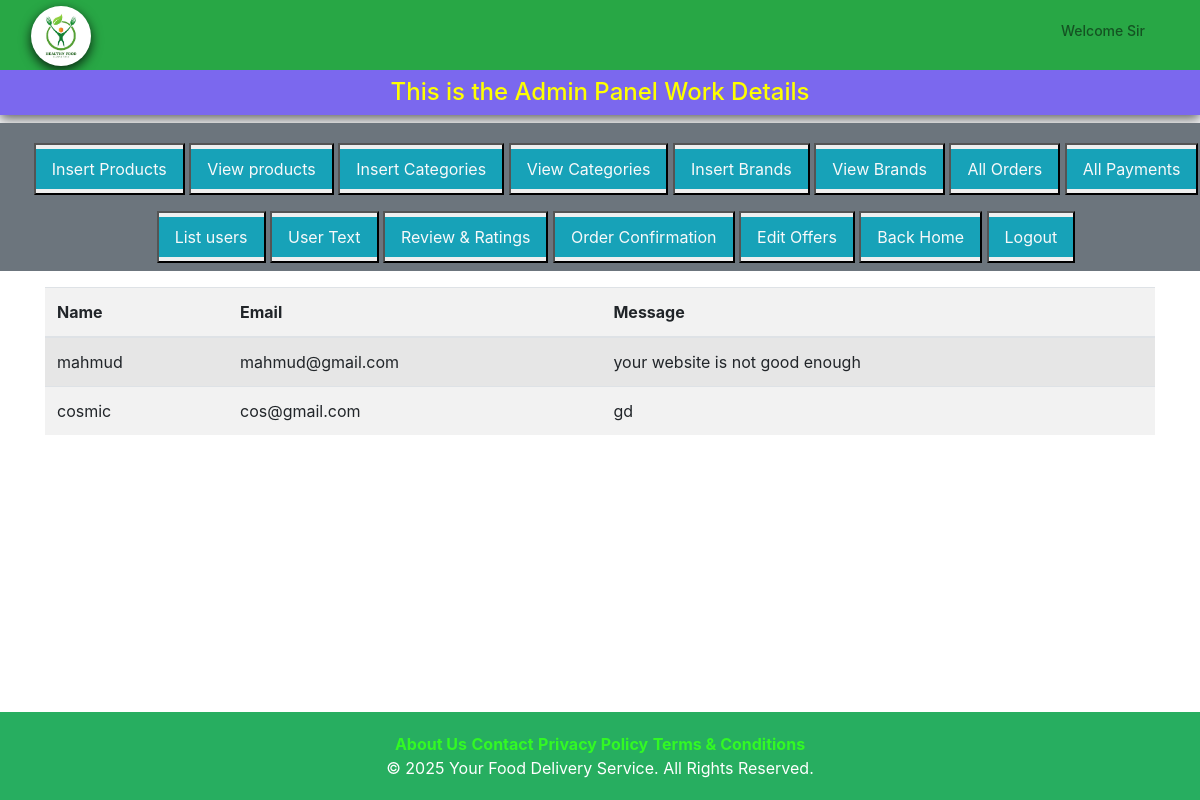
Screenshot of /admin/index.php?user_text with the database file from the repository.
### tables this page shows
CREATE TABLE `messages` (
  `id` int(11) NOT NULL,
  `user_id` int(11) NOT NULL,
  `name` varchar(255) NOT NULL,
  `email` varchar(255) NOT NULL,
  `message` text NOT NULL,
  `created_at` timestamp NOT NULL DEFAULT current_timestamp()
);

### admin/user_text.php (the view, shortened to what this page needs)
<?php
include('../includes/connect.php');
$sql = "SELECT name, email, message FROM messages";
$result = $con->query($sql);
if ($result->num_rows > 0) {
    echo '<table class="table table-striped" style="background-color: #f2f2f2; border-spacing: 10px;">';
    echo '<thead>';
    echo '<tr>';
    echo '<th>Name</th>';
    echo '<th>Email</th>';
    echo '<th>Message</th>';
    echo '</tr>';
    echo '</thead>';
    echo '<tbody>';
    while($row = $result->fetch_assoc()) {
        echo '<tr>';
        echo '<td>' . $row["name"] . '</td>';
        echo '<td>' . $row["email"] . '</td>';
        echo '<td>' . $row["message"] . '</td>';
        echo '</tr>';
    }
    echo '</tbody>';
    echo '</table>';
} else {
    echo '<div style="font-size: 24px; color: yellow; text-align: center; font-weight: bold;">No messages found.</div>';
}
?>

### style.css (style rules this page uses)
* { margin:0; padding:0; box-sizing: border-box; overflow-x:hidden; }

### rows the page displays
messages: name "mahmud", email "mahmud@gmail.com", message "your website is not good enough"
messages: name "cosmic", email "cos@gmail.com", message "gd"
